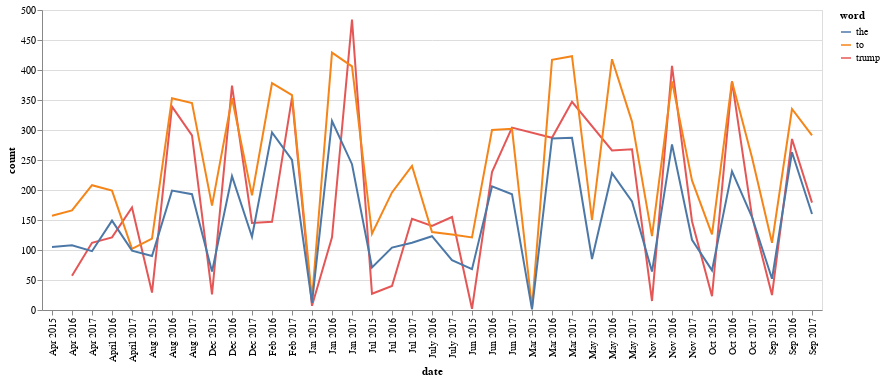

Notebook code cell kept with this figure:
### Code cell
alt.Chart(df).mark_line().encode(
    x='date',
    y='count',
    color=alt.Color('word', legend=None)
).properties(title={
      "text": ["The Three Most Common Words People Tweeted"]})

### Figure 1 — Vega-Lite specification as saved in the notebook (floating-point values rounded to 4 significant figures)
{"config": {"view": {"continuousWidth": 400, "continuousHeight": 300}}, "data": {"name": "data-dcbad5bf4efe5e0f2943e7dd65e1fdab"}, "mark": "line", "encoding": {"color": {"field": "word", "type": "nominal"}, "x": {"field": "date", "type": "nominal"}, "y": {"field": "count", "type": "quantitative"}}, "$schema": "https://vega.github.io/schema/vega-lite/v4.17.0.json", "datasets": {"data-dcbad5bf4efe5e0f2943e7dd65e1fdab": [{"date": "Dec 2017", "word": "trump", "count": 145}, {"date": "Dec 2017", "word": "to", "count": 191}, {"date": "Dec 2017", "word": "the", "count": 122}, {"date": "Nov 2017", "word": "trump", "count": 148}, {"date": "Nov 2017", "word": "to", "count": 216}, {"date": "Nov 2017", "word": "the", "count": 117}, {"date": "Oct 2017", "word": "to", "count": 254}, {"date": "Oct 2017", "word": "the", "count": 155}, {"date": "Oct 2017", "word": "trump", "count": 156}, {"date": "Sep 2017", "word": "trump", "count": 179}, {"date": "Sep 2017", "word": "to", "count": 291}, {"date": "Sep 2017", "word": "the", "count": 160}, {"date": "Aug 2017", "word": "trump", "count": 291}, {"date": "Aug 2017", "word": "to", "count": 345}, {"date": "Aug 2017", "word": "the", "count": 193}, {"date": "July 2017", "word": "the", "count": 83}, {"date": "July 2017", "word": "trump", "count": 155}, {"date": "July 2017", "word": "to", "count": 126}, {"date": "Jun 2017", "word": "trump", "count": 304}, {"date": "Jun 2017", "word": "the", "count": 193}, {"date": "Jun 2017", "word": "to", "count": 302}, {"date": "May 2017", "word": "to", "count": 314}, {"date": "May 2017", "word": "the", "count": 181}, {"date": "May 2017", "word": "trump", "count": 268}, {"date": "April 2017", "word": "trump", "count": 171}, {"date": "April 2017", "word": "to", "count": 102}, {"date": "April 2017", "word": "the", "count": 99}, {"date": "Mar 2017", "word": "trump", "count": 347}, {"date": "Mar 2017", "word": "to", "count": 423}, {"date": "Mar 2017", "word": "the", "count": 287}, {"date": "Feb 2017", "word": "the", "count": 250}, {"date": "Feb 2017", "word": "trump", "count": 354}, {"date": "Feb 2017", "word": "to", "count": 358}, {"date": "Jan 2017", "word": "to", "count": 406}, {"date": "Jan 2017", "word": "the", "count": 243}, {"date": "Jan 2017", "word": "trump", "count": 484}, {"date": "Dec 2016", "word": "trump", "count": 374}, {"date": "Dec 2016", "word": "the", "count": 223}, {"date": "Dec 2016", "word": "to", "count": 353}, {"date": "Nov 2016", "word": "the", "count": 276}, {"date": "Nov 2016", "word": "trump", "count": 407}, {"date": "Nov 2016", "word": "to", "count": 381}, {"date": "Oct 2016", "word": "trump", "count": 381}, {"date": "Oct 2016", "word": "the", "count": 231}, {"date": "Oct 2016", "word": "to", "count": 381}, {"date": "Sep 2016", "word": "trump", "count": 285}, {"date": "Sep 2016", "word": "the", "count": 263}, {"date": "Sep 2016", "word": "to", "count": 335}, {"date": "Aug 2016", "word": "trump", "count": 339}, {"date": "Aug 2016", "word": "to", "count": 353}, {"date": "Aug 2016", "word": "the", "count": 199}, {"date": "July 2016", "word": "trump", "count": 140}, {"date": "July 2016", "word": "to", "count": 130}, {"date": "July 2016", "word": "the", "count": 123}, {"date": "Jun 2016", "word": "trump", "count": 230}, {"date": "Jun 2016", "word": "to", "count": 300}, {"date": "Jun 2016", "word": "the", "count": 206}, {"date": "May 2016", "word": "trump", "count": 266}, {"date": "May 2016", "word": "the", "count": 228}, {"date": "May 2016", "word": "to", "count": 418}, {"date": "April 2016", "word": "the", "count": 149}, {"date": "April 2016", "word": "to", "count": 199}, {"date": "April 2016", "word": "trump", "count": 121}, {"date": "Mar 2016", "word": "trump", "count": 287}, {"date": "Mar 2016", "word": "the", "count": 286}, {"date": "Mar 2016", "word": "to", "count": 417}, {"date": "Feb 2016", "word": "trump", "count": 147}, {"date": "Feb 2016", "word": "the", "count": 296}, {"date": "Feb 2016", "word": "to", "count": 378}, {"date": "Jan 2016", "word": "to", "count": 429}, {"date": "Jan 2016", "word": "trump", "count": 121}, {"date": "Jan 2016", "word": "the", "count": 315}, {"date": "Jan 2015", "word": "to", "count": 18}, {"date": "Jan 2015", "word": "trump", "count": 7}, {"date": "Jan 2015", "word": "the", "count": 12}, {"date": "Jul 2017", "word": "trump", "count": 152}, {"date": "Jul 2017", "word": "the", "count": 112}, {"date": "Jul 2017", "word": "to", "count": 240}, {"date": "Apr 2017", "word": "the", "count": 98}, {"date": "Apr 2017", "word": "to", "count": 208}, {"date": "Apr 2017", "word": "trump", "count": 112}, {"date": "Jul 2016", "word": "to", "count": 196}, {"date": "Jul 2016", "word": "the", "count": 104}, {"date": "Jul 2016", "word": "trump", "count": 40}, {"date": "Apr 2016", "word": "the", "count": 108}, {"date": "Apr 2016", "word": "trump", "count": 57}, {"date": "Apr 2016", "word": "to", "count": 166}, {"date": "Dec 2015", "word": "to", "count": 174}, {"date": "Dec 2015", "word": "trump", "count": 26}, {"date": "Dec 2015", "word": "the", "count": 64}, {"date": "Nov 2015", "word": "to", "count": 123}, {"date": "Nov 2015", "word": "trump", "count": 15}, {"date": "Nov 2015", "word": "the", "count": 64}, {"date": "Oct 2015", "word": "the", "count": 66}, {"date": "Oct 2015", "word": "to", "count": 126}, {"date": "Oct 2015", "word": "trump", "count": 23}, {"date": "Sep 2015", "word": "the", "count": 52}, {"date": "Sep 2015", "word": "trump", "count": 25}, {"date": "Sep 2015", "word": "to", "count": 112}, {"date": "Aug 2015", "word": "to", "count": 119}, {"date": "Aug 2015", "word": "trump", "count": 29}, {"date": "Aug 2015", "word": "the", "count": 90}, {"date": "Jul 2015", "word": "the", "count": 71}, {"date": "Jul 2015", "word": "trump", "count": 27}, {"date": "Jul 2015", "word": "to", "count": 127}, {"date": "Jun 2015", "word": "the", "count": 68}, {"date": "Jun 2015", "word": "to", "count": 121}, {"date": "Jun 2015", "word": "trump", "count": 2}, {"date": "May 2015", "word": "to", "count": 150}, {"date": "May 2015", "word": "the", "count": 85}, {"date": "Apr 2015", "word": "the", "count": 105}, {"date": "Apr 2015", "word": "to", "count": 157}, {"date": "Mar 2015", "word": "to", "count": 4}, {"date": "Mar 2015", "word": "the", "count": 1}]}}
